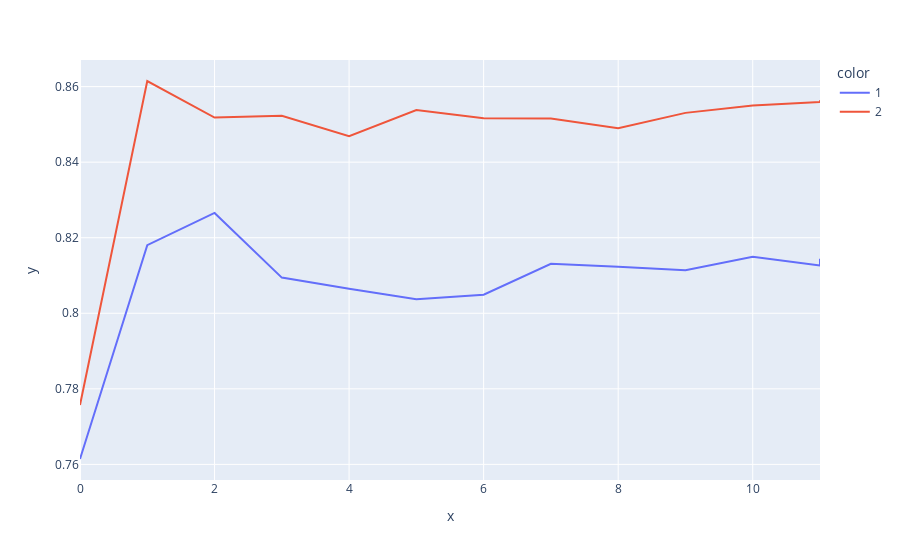

The notebook cell this image was saved under:
### Code cell
get_figure(
    data,
    'recall',
    'val'
)

### Figure 1 — Plotly figure (JSON) as saved in the notebook; plotly's stock layout.template omitted (floating-point values rounded to 4 significant figures)
{"data": [{"hovertemplate": "color=1<br>x=%{x}<br>y=%{y}<extra></extra>", "legendgroup": "1", "line": {"color": "#636efa", "dash": "solid"}, "marker": {"symbol": "circle"}, "mode": "lines", "name": "1", "orientation": "v", "showlegend": true, "type": "scatter", "x": [0, 1, 2, 3, 4, 5, 6, 7, 8, 9, 10, 11, 11], "xaxis": "x", "y": [0.7614, 0.818, 0.8266, 0.8094, 0.8065, 0.8037, 0.8049, 0.8131, 0.8123, 0.8114, 0.815, 0.8126, 0.8144], "yaxis": "y"}, {"hovertemplate": "color=2<br>x=%{x}<br>y=%{y}<extra></extra>", "legendgroup": "2", "line": {"color": "#EF553B", "dash": "solid"}, "marker": {"symbol": "circle"}, "mode": "lines", "name": "2", "orientation": "v", "showlegend": true, "type": "scatter", "x": [0, 1, 2, 3, 4, 5, 6, 7, 8, 9, 10, 11, 11], "xaxis": "x", "y": [0.7757, 0.8615, 0.8518, 0.8523, 0.8469, 0.8538, 0.8516, 0.8516, 0.849, 0.853, 0.855, 0.8559, 0.8564], "yaxis": "y"}], "layout": {"autosize": true, "legend": {"title": {"text": "color"}, "tracegroupgap": 0}, "margin": {"t": 60}, "xaxis": {"anchor": "y", "autorange": true, "domain": [0, 1], "range": [0, 11], "title": {"text": "x"}, "type": "linear"}, "yaxis": {"anchor": "x", "autorange": true, "domain": [0, 1], "range": [0.7559, 0.867], "title": {"text": "y"}, "type": "linear"}}}
